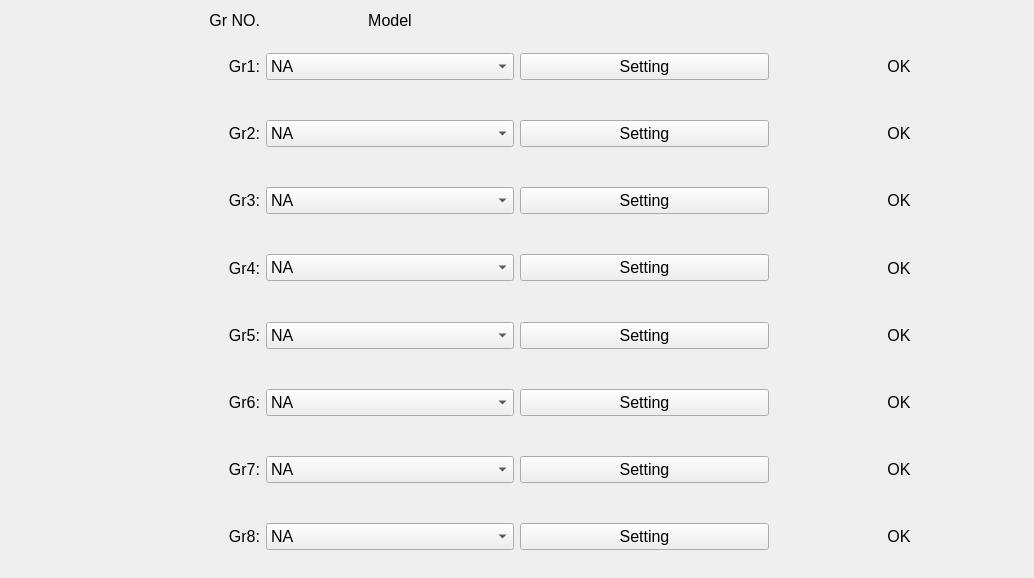
<?xml version="1.0" encoding="UTF-8"?>
<ui version="4.0">
 <class>MultiGroupWidget</class>
 <widget class="QWidget" name="MultiGroupWidget">
  <property name="geometry">
   <rect>
    <x>0</x>
    <y>0</y>
    <width>1034</width>
    <height>578</height>
   </rect>
  </property>
  <property name="sizePolicy">
   <sizepolicy hsizetype="Preferred" vsizetype="Expanding">
    <horstretch>0</horstretch>
    <verstretch>0</verstretch>
   </sizepolicy>
  </property>
  <property name="windowTitle">
   <string>Form</string>
  </property>
  <layout class="QGridLayout" name="gridLayout">
   <item row="1" column="3">
    <widget class="QLabel" name="stateLabel1">
     <property name="font">
      <font>
       <pointsize>12</pointsize>
      </font>
     </property>
     <property name="text">
      <string>OK</string>
     </property>
     <property name="alignment">
      <set>Qt::AlignCenter</set>
     </property>
    </widget>
   </item>
   <item row="1" column="2">
    <widget class="QPushButton" name="settingBtn1">
     <property name="font">
      <font>
       <pointsize>12</pointsize>
      </font>
     </property>
     <property name="text">
      <string>Setting</string>
     </property>
    </widget>
   </item>
   <item row="3" column="0">
    <widget class="QLabel" name="groupLabel3">
     <property name="sizePolicy">
      <sizepolicy hsizetype="Preferred" vsizetype="Expanding">
       <horstretch>0</horstretch>
       <verstretch>0</verstretch>
      </sizepolicy>
     </property>
     <property name="font">
      <font>
       <pointsize>12</pointsize>
      </font>
     </property>
     <property name="text">
      <string>Gr3:</string>
     </property>
     <property name="alignment">
      <set>Qt::AlignRight|Qt::AlignTrailing|Qt::AlignVCenter</set>
     </property>
    </widget>
   </item>
   <item row="1" column="1">
    <widget class="QComboBox" name="settingComboBox1">
     <property name="font">
      <font>
       <pointsize>12</pointsize>
      </font>
     </property>
     <item>
      <property name="text">
       <string>NA</string>
      </property>
     </item>
     <item>
      <property name="text">
       <string>TOFD</string>
      </property>
     </item>
     <item>
      <property name="text">
       <string>PE</string>
      </property>
     </item>
     <item>
      <property name="text">
       <string>PA</string>
      </property>
     </item>
    </widget>
   </item>
   <item row="2" column="2">
    <widget class="QPushButton" name="settingBtn2">
     <property name="font">
      <font>
       <pointsize>12</pointsize>
      </font>
     </property>
     <property name="text">
      <string>Setting</string>
     </property>
    </widget>
   </item>
   <item row="2" column="3">
    <widget class="QLabel" name="stateLabel2">
     <property name="font">
      <font>
       <pointsize>12</pointsize>
      </font>
     </property>
     <property name="text">
      <string>OK</string>
     </property>
     <property name="alignment">
      <set>Qt::AlignCenter</set>
     </property>
    </widget>
   </item>
   <item row="0" column="0">
    <widget class="QLabel" name="groupNoLabel">
     <property name="sizePolicy">
      <sizepolicy hsizetype="Preferred" vsizetype="Preferred">
       <horstretch>0</horstretch>
       <verstretch>0</verstretch>
      </sizepolicy>
     </property>
     <property name="font">
      <font>
       <pointsize>12</pointsize>
      </font>
     </property>
     <property name="text">
      <string>Gr NO.</string>
     </property>
     <property name="alignment">
      <set>Qt::AlignRight|Qt::AlignTrailing|Qt::AlignVCenter</set>
     </property>
    </widget>
   </item>
   <item row="1" column="0">
    <widget class="QLabel" name="groupLabel1">
     <property name="sizePolicy">
      <sizepolicy hsizetype="Preferred" vsizetype="Expanding">
       <horstretch>0</horstretch>
       <verstretch>0</verstretch>
      </sizepolicy>
     </property>
     <property name="font">
      <font>
       <pointsize>12</pointsize>
      </font>
     </property>
     <property name="text">
      <string>Gr1:</string>
     </property>
     <property name="textFormat">
      <enum>Qt::AutoText</enum>
     </property>
     <property name="alignment">
      <set>Qt::AlignRight|Qt::AlignTrailing|Qt::AlignVCenter</set>
     </property>
    </widget>
   </item>
   <item row="2" column="0">
    <widget class="QLabel" name="groupLabel2">
     <property name="sizePolicy">
      <sizepolicy hsizetype="Preferred" vsizetype="Expanding">
       <horstretch>0</horstretch>
       <verstretch>0</verstretch>
      </sizepolicy>
     </property>
     <property name="font">
      <font>
       <pointsize>12</pointsize>
      </font>
     </property>
     <property name="text">
      <string>Gr2:</string>
     </property>
     <property name="alignment">
      <set>Qt::AlignRight|Qt::AlignTrailing|Qt::AlignVCenter</set>
     </property>
    </widget>
   </item>
   <item row="4" column="0">
    <widget class="QLabel" name="groupLabel4">
     <property name="sizePolicy">
      <sizepolicy hsizetype="Preferred" vsizetype="Expanding">
       <horstretch>0</horstretch>
       <verstretch>0</verstretch>
      </sizepolicy>
     </property>
     <property name="font">
      <font>
       <pointsize>12</pointsize>
      </font>
     </property>
     <property name="text">
      <string>Gr4:</string>
     </property>
     <property name="alignment">
      <set>Qt::AlignRight|Qt::AlignTrailing|Qt::AlignVCenter</set>
     </property>
    </widget>
   </item>
   <item row="3" column="2">
    <widget class="QPushButton" name="settingBtn3">
     <property name="font">
      <font>
       <pointsize>12</pointsize>
      </font>
     </property>
     <property name="text">
      <string>Setting</string>
     </property>
    </widget>
   </item>
   <item row="5" column="0">
    <widget class="QLabel" name="groupLabel5">
     <property name="sizePolicy">
      <sizepolicy hsizetype="Preferred" vsizetype="Expanding">
       <horstretch>0</horstretch>
       <verstretch>0</verstretch>
      </sizepolicy>
     </property>
     <property name="font">
      <font>
       <pointsize>12</pointsize>
      </font>
     </property>
     <property name="text">
      <string>Gr5:</string>
     </property>
     <property name="alignment">
      <set>Qt::AlignRight|Qt::AlignTrailing|Qt::AlignVCenter</set>
     </property>
    </widget>
   </item>
   <item row="6" column="0">
    <widget class="QLabel" name="groupLabel6">
     <property name="sizePolicy">
      <sizepolicy hsizetype="Preferred" vsizetype="Expanding">
       <horstretch>0</horstretch>
       <verstretch>0</verstretch>
      </sizepolicy>
     </property>
     <property name="font">
      <font>
       <pointsize>12</pointsize>
      </font>
     </property>
     <property name="text">
      <string>Gr6:</string>
     </property>
     <property name="alignment">
      <set>Qt::AlignRight|Qt::AlignTrailing|Qt::AlignVCenter</set>
     </property>
    </widget>
   </item>
   <item row="3" column="3">
    <widget class="QLabel" name="stateLabel3">
     <property name="font">
      <font>
       <pointsize>12</pointsize>
      </font>
     </property>
     <property name="text">
      <string>OK</string>
     </property>
     <property name="alignment">
      <set>Qt::AlignCenter</set>
     </property>
    </widget>
   </item>
   <item row="7" column="0">
    <widget class="QLabel" name="groupLabel7">
     <property name="sizePolicy">
      <sizepolicy hsizetype="Preferred" vsizetype="Expanding">
       <horstretch>0</horstretch>
       <verstretch>0</verstretch>
      </sizepolicy>
     </property>
     <property name="font">
      <font>
       <pointsize>12</pointsize>
      </font>
     </property>
     <property name="text">
      <string>Gr7:</string>
     </property>
     <property name="alignment">
      <set>Qt::AlignRight|Qt::AlignTrailing|Qt::AlignVCenter</set>
     </property>
    </widget>
   </item>
   <item row="2" column="1">
    <widget class="QComboBox" name="settingComboBox2">
     <property name="font">
      <font>
       <pointsize>12</pointsize>
      </font>
     </property>
     <item>
      <property name="text">
       <string>NA</string>
      </property>
     </item>
     <item>
      <property name="text">
       <string>TOFD</string>
      </property>
     </item>
     <item>
      <property name="text">
       <string>PE</string>
      </property>
     </item>
     <item>
      <property name="text">
       <string>PA</string>
      </property>
     </item>
    </widget>
   </item>
   <item row="8" column="0">
    <widget class="QLabel" name="groupLabel8">
     <property name="sizePolicy">
      <sizepolicy hsizetype="Preferred" vsizetype="Expanding">
       <horstretch>0</horstretch>
       <verstretch>0</verstretch>
      </sizepolicy>
     </property>
     <property name="font">
      <font>
       <pointsize>12</pointsize>
      </font>
     </property>
     <property name="text">
      <string>Gr8:</string>
     </property>
     <property name="alignment">
      <set>Qt::AlignRight|Qt::AlignTrailing|Qt::AlignVCenter</set>
     </property>
    </widget>
   </item>
   <item row="4" column="1">
    <widget class="QComboBox" name="settingComboBox4">
     <property name="font">
      <font>
       <pointsize>12</pointsize>
      </font>
     </property>
     <item>
      <property name="text">
       <string>NA</string>
      </property>
     </item>
     <item>
      <property name="text">
       <string>TOFD</string>
      </property>
     </item>
     <item>
      <property name="text">
       <string>PE</string>
      </property>
     </item>
     <item>
      <property name="text">
       <string>PA</string>
      </property>
     </item>
    </widget>
   </item>
   <item row="5" column="1">
    <widget class="QComboBox" name="settingComboBox5">
     <property name="font">
      <font>
       <pointsize>12</pointsize>
      </font>
     </property>
     <item>
      <property name="text">
       <string>NA</string>
      </property>
     </item>
     <item>
      <property name="text">
       <string>TOFD</string>
      </property>
     </item>
     <item>
      <property name="text">
       <string>PE</string>
      </property>
     </item>
     <item>
      <property name="text">
       <string>PA</string>
      </property>
     </item>
    </widget>
   </item>
   <item row="6" column="1">
    <widget class="QComboBox" name="settingComboBox6">
     <property name="font">
      <font>
       <pointsize>12</pointsize>
      </font>
     </property>
     <item>
      <property name="text">
       <string>NA</string>
      </property>
     </item>
     <item>
      <property name="text">
       <string>TOFD</string>
      </property>
     </item>
     <item>
      <property name="text">
       <string>PE</string>
      </property>
     </item>
     <item>
      <property name="text">
       <string>PA</string>
      </property>
     </item>
    </widget>
   </item>
   <item row="7" column="1">
    <widget class="QComboBox" name="settingComboBox7">
     <property name="font">
      <font>
       <pointsize>12</pointsize>
      </font>
     </property>
     <item>
      <property name="text">
       <string>NA</string>
      </property>
     </item>
     <item>
      <property name="text">
       <string>TOFD</string>
      </property>
     </item>
     <item>
      <property name="text">
       <string>PE</string>
      </property>
     </item>
     <item>
      <property name="text">
       <string>PA</string>
      </property>
     </item>
    </widget>
   </item>
   <item row="8" column="1">
    <widget class="QComboBox" name="settingComboBox8">
     <property name="font">
      <font>
       <pointsize>12</pointsize>
      </font>
     </property>
     <item>
      <property name="text">
       <string>NA</string>
      </property>
     </item>
     <item>
      <property name="text">
       <string>TOFD</string>
      </property>
     </item>
     <item>
      <property name="text">
       <string>PE</string>
      </property>
     </item>
     <item>
      <property name="text">
       <string>PA</string>
      </property>
     </item>
    </widget>
   </item>
   <item row="4" column="2">
    <widget class="QPushButton" name="settingBtn4">
     <property name="font">
      <font>
       <pointsize>12</pointsize>
      </font>
     </property>
     <property name="text">
      <string>Setting</string>
     </property>
    </widget>
   </item>
   <item row="5" column="2">
    <widget class="QPushButton" name="settingBtn5">
     <property name="font">
      <font>
       <pointsize>12</pointsize>
      </font>
     </property>
     <property name="text">
      <string>Setting</string>
     </property>
    </widget>
   </item>
   <item row="6" column="2">
    <widget class="QPushButton" name="settingBtn6">
     <property name="font">
      <font>
       <pointsize>12</pointsize>
      </font>
     </property>
     <property name="text">
      <string>Setting</string>
     </property>
    </widget>
   </item>
   <item row="7" column="2">
    <widget class="QPushButton" name="settingBtn7">
     <property name="font">
      <font>
       <pointsize>12</pointsize>
      </font>
     </property>
     <property name="text">
      <string>Setting</string>
     </property>
    </widget>
   </item>
   <item row="8" column="2">
    <widget class="QPushButton" name="settingBtn8">
     <property name="font">
      <font>
       <pointsize>12</pointsize>
      </font>
     </property>
     <property name="text">
      <string>Setting</string>
     </property>
    </widget>
   </item>
   <item row="4" column="3">
    <widget class="QLabel" name="stateLabel4">
     <property name="font">
      <font>
       <pointsize>12</pointsize>
      </font>
     </property>
     <property name="text">
      <string>OK</string>
     </property>
     <property name="alignment">
      <set>Qt::AlignCenter</set>
     </property>
    </widget>
   </item>
   <item row="5" column="3">
    <widget class="QLabel" name="stateLabel5">
     <property name="font">
      <font>
       <pointsize>12</pointsize>
      </font>
     </property>
     <property name="text">
      <string>OK</string>
     </property>
     <property name="alignment">
      <set>Qt::AlignCenter</set>
     </property>
    </widget>
   </item>
   <item row="6" column="3">
    <widget class="QLabel" name="stateLabel6">
     <property name="font">
      <font>
       <pointsize>12</pointsize>
      </font>
     </property>
     <property name="text">
      <string>OK</string>
     </property>
     <property name="alignment">
      <set>Qt::AlignCenter</set>
     </property>
    </widget>
   </item>
   <item row="7" column="3">
    <widget class="QLabel" name="stateLabel7">
     <property name="font">
      <font>
       <pointsize>12</pointsize>
      </font>
     </property>
     <property name="text">
      <string>OK</string>
     </property>
     <property name="alignment">
      <set>Qt::AlignCenter</set>
     </property>
    </widget>
   </item>
   <item row="8" column="3">
    <widget class="QLabel" name="stateLabel8">
     <property name="font">
      <font>
       <pointsize>12</pointsize>
      </font>
     </property>
     <property name="text">
      <string>OK</string>
     </property>
     <property name="alignment">
      <set>Qt::AlignCenter</set>
     </property>
    </widget>
   </item>
   <item row="0" column="1">
    <widget class="QLabel" name="modelLabel">
     <property name="font">
      <font>
       <pointsize>12</pointsize>
      </font>
     </property>
     <property name="text">
      <string>Model</string>
     </property>
     <property name="alignment">
      <set>Qt::AlignCenter</set>
     </property>
    </widget>
   </item>
   <item row="0" column="2">
    <widget class="QWidget" name="topWidget1" native="true"/>
   </item>
   <item row="0" column="3">
    <widget class="QWidget" name="topWidget2" native="true"/>
   </item>
   <item row="3" column="1">
    <widget class="QComboBox" name="settingComboBox3">
     <property name="font">
      <font>
       <pointsize>12</pointsize>
      </font>
     </property>
     <item>
      <property name="text">
       <string>NA</string>
      </property>
     </item>
     <item>
      <property name="text">
       <string>TOFD</string>
      </property>
     </item>
     <item>
      <property name="text">
       <string>PE</string>
      </property>
     </item>
     <item>
      <property name="text">
       <string>PA</string>
      </property>
     </item>
    </widget>
   </item>
  </layout>
 </widget>
 <resources/>
 <connections/>
</ui>
